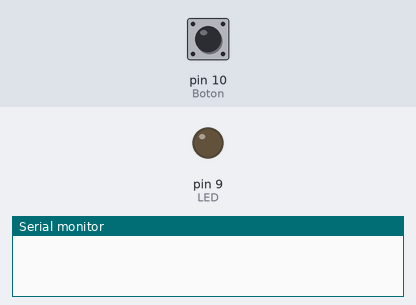
Recording of a sketch running on a simulated Arduino Uno, built with avr-gcc and run on an emulated ATmega328P. Shown: output pins drawn as LEDs (lit = HIGH), the last lines printed to the serial monitor. The inputs (shaded band) are chosen by the test bench; at power-on: pin 10 (Boton) LOW.

Above: at 1.2 s.
1.3 s: pin 10 (Boton) pulled HIGH for 0.15 s
At 1.37 s:
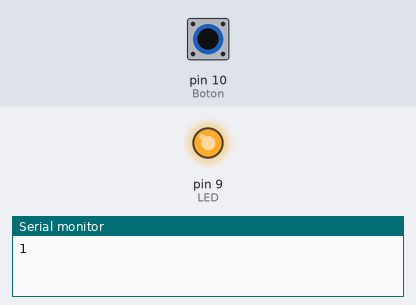
2.9 s: pin 10 (Boton) pulled HIGH for 3.2 s
At 7.1 s:
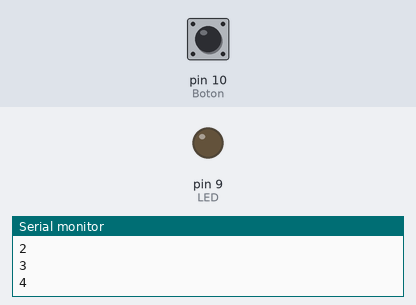
Timing chart, 0 to 8.6 s (numbered marks = the images above; inputs shaded):
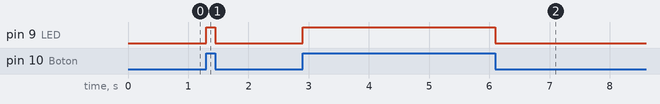

The sketch:

ejercicio7.ino
```cpp
/* Programa Contador
*
* Detecta si el botón conectado a la entrada D10 ha sido presionado y enciende el LED
* Envía al PC el valor de la variable de cuenta "Contador" vía puerto serie.
*
*/
int LED = 9;
int Boton = 10;
int valor = 0;
int contador = 0;
int estadoanteriorboton = 0;
void setup(){
  Serial.begin(9600); // Configura velocidad de transmisión a 9600 baudios.
  pinMode(LED, OUTPUT);
  pinMode(Boton, INPUT);
}

void loop(){
  estadoanteriorboton = valor;
  valor = digitalRead(Boton); // lee el valor de la entrada digital pin 7
  digitalWrite(LED, valor);
  if(valor != estadoanteriorboton ){
    contador++;
    Serial.println(contador);
   }
}
```

Measured:
- after the input at 1.3 s, pin 9 (LED): LOW → HIGH at once, → LOW 0.15 s later
- after the input at 2.9 s, pin 9 (LED): LOW → HIGH at once, → LOW 3.2 s later
